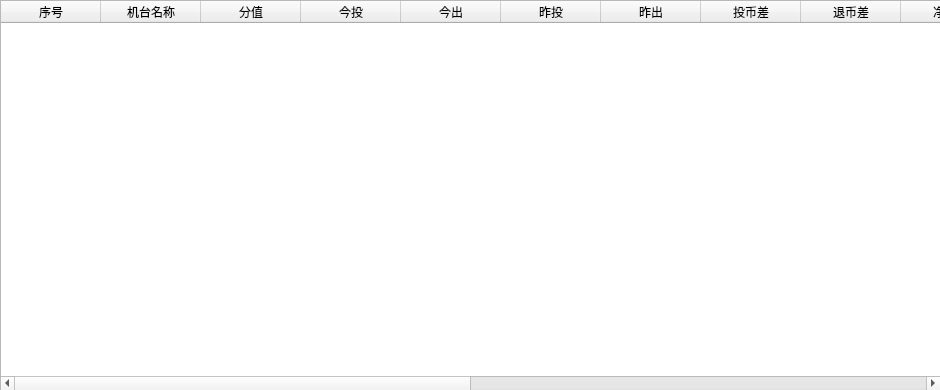
<?xml version="1.0" encoding="UTF-8"?>
<ui version="4.0">
 <class>Form</class>
 <widget class="QWidget" name="Form">
  <property name="geometry">
   <rect>
    <x>0</x>
    <y>0</y>
    <width>940</width>
    <height>390</height>
   </rect>
  </property>
  <property name="windowTitle">
   <string>Form</string>
  </property>
  <widget class="QWidget" name="verticalLayoutWidget">
   <property name="geometry">
    <rect>
     <x>0</x>
     <y>0</y>
     <width>941</width>
     <height>391</height>
    </rect>
   </property>
   <layout class="QVBoxLayout" name="verticalLayout">
    <item>
     <widget class="QTableWidget" name="m_reportLotteryTableWidget">
      <column>
       <property name="text">
        <string>序号</string>
       </property>
      </column>
      <column>
       <property name="text">
        <string>机台名称</string>
       </property>
      </column>
      <column>
       <property name="text">
        <string>分值</string>
       </property>
      </column>
      <column>
       <property name="text">
        <string>今投</string>
       </property>
      </column>
      <column>
       <property name="text">
        <string>今出</string>
       </property>
      </column>
      <column>
       <property name="text">
        <string>昨投</string>
       </property>
      </column>
      <column>
       <property name="text">
        <string>昨出</string>
       </property>
      </column>
      <column>
       <property name="text">
        <string>投币差</string>
       </property>
      </column>
      <column>
       <property name="text">
        <string>退币差</string>
       </property>
      </column>
      <column>
       <property name="text">
        <string>净上币</string>
       </property>
      </column>
      <column>
       <property name="text">
        <string>金额</string>
       </property>
      </column>
      <column>
       <property name="text">
        <string>今开</string>
       </property>
      </column>
      <column>
       <property name="text">
        <string>今洗</string>
       </property>
      </column>
      <column>
       <property name="text">
        <string>昨开</string>
       </property>
      </column>
      <column>
       <property name="text">
        <string>昨洗</string>
       </property>
      </column>
      <column>
       <property name="text">
        <string>开分差</string>
       </property>
      </column>
      <column>
       <property name="text">
        <string>洗分差</string>
       </property>
      </column>
      <column>
       <property name="text">
        <string>开洗差</string>
       </property>
      </column>
     </widget>
    </item>
   </layout>
  </widget>
 </widget>
 <resources/>
 <connections/>
</ui>
